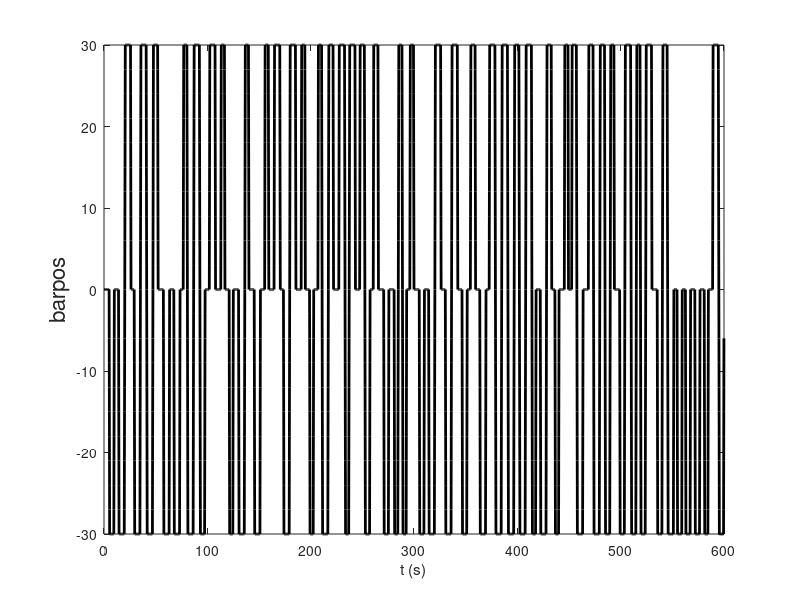

Recreate this plot in MATLAB.
%% script to present randomly leaping bar signal

%% set parameters
dur = 600; % duration (s)
dt = .05; % update interval (s)
barpos_range = 96; % range of signals that get sent to update bar position
max_angle = 30; % degrees
ang_vel = 60; % degrees per second
initial_pause = 5;
bar_pauses = [3, 4, 5]; % times that bar pauses
tp = .05;           % minimum time that must pass between arena commands
gain_x = -3;        % set gain in x direction
ypos = 1;

% create bar position signal
ntimesteps = round(dur/dt);
time_vec = (0:ntimesteps - 1)*dt;
barpos = zeros(ntimesteps, 1);

current_position = 'center';
current_angle = 0;
next_position = '';
next_angle = 0;
mvmt_dir = '';
ang_vel_dt = ang_vel * dt; % angular velocity in degrees per dt
tctr = round(initial_pause/dt);

while tctr < ntimesteps
    % get next position
    switch current_position
        case 'center'
            if rand() > 0.5
                next_position = 'right';
                next_angle = max_angle;
                mvmt_dir = 'right';
            else
                next_position = 'left';
                next_angle = -max_angle;
                mvmt_dir = 'left';
            end
        case 'left'
            if rand() > 0.5
                next_position = 'right';
                next_angle = max_angle;
            else
                next_position = 'center';
                next_angle = 0;
            end
            mvmt_dir = 'right';
        case 'right'
            if rand() > 0.5
                next_position = 'left';
                next_angle = -max_angle;
            else
                next_position = 'center';
                next_angle = 0;
            end
            mvmt_dir = 'left';
    end
    
    % calculate barpos movement signal
    switch mvmt_dir
        case 'right'
            mvmt_signal = (current_angle:ang_vel_dt:next_angle)';
        case 'left'
            mvmt_signal = (current_angle:(-ang_vel_dt):next_angle)';
    end
    
    % calculate stationary signal
    pause_dur = bar_pauses(ceil(length(bar_pauses)*rand()));
    stat_signal = next_angle*ones(round(pause_dur/dt),1);
    
    % add into total barpos signal
    next_signal_chunk = [mvmt_signal; stat_signal];
    len = length(next_signal_chunk);
    next_tctr = tctr + len;
    
    overshoot = next_tctr - 1 - ntimesteps;
    if overshoot > 0 
        new_len = len - overshoot;
        next_signal_chunk = next_signal_chunk(1:new_len);
        barpos(tctr:end) = next_signal_chunk;
    else
        barpos(tctr:next_tctr - 1) = next_signal_chunk;
    end
    
    current_position = next_position;
    current_angle = next_angle;
    tctr = next_tctr;
end

figure('color','w');
plot(time_vec, barpos, 'k', 'linewidth', 2);
xlabel('t (s)')
ylabel('barpos','fontsize',16)

% convert barpos angle to sendable signals from 1 to 96
barpos = round(barpos/360*barpos_range);

barpos = mod(barpos, barpos_range) + 1;

% %% open PControl
% PControl;
% pause(10);
% 
% %% initialize arena
% Panel_com('set_pattern_id', 1); pause(tp);                  % our card has only one pattern
% Panel_com('set_mode', [3 0]); pause(tp);                    % closed loop in x, open loop in y (0: open loop, 1: closed loop, 2: both, 3: external input sets position, 4: internal fn generator sets position, 5: internal fn generator debug mode)
% Panel_com('set_position', [1 ypos]); pause(tp);             % sets to [0 0] (Subtracts 1 because MATLAB indices start at 1 instead of 0)
% Panel_com('send_gain_bias', [gain_x 0 0 0]); pause(tp);     % e.g [10 -10 0 20] sets gain_x = 1X, bias_x = -0.5 V, gain_y = 0, bias_y = 1 V (check PControl to verify this).
% pause(5); % Wait for panel to initialize
% 
% Panel_com('stop'); % make sure panel is stopped so we can send signals
% 
% disp('Press record now.');
% pause(5);
% 
% %% start sequence
% next_barpos_index = 1;
% next_barpos_update = 0; % in seconds
% 
% disp('Starting visual sequence.');
% 
% tic
% while toc < dur
%     if toc >= next_barpos_update
%         Panel_com('set_position', [barpos(next_barpos_index) 1]);
%         % get next update times, etc.
%         next_barpos_index = next_barpos_index + 1;
%         if next_barpos_index <= ntimesteps
%             next_barpos_update = time_vec(next_barpos_index);
%         else
%             next_barpos_update = Inf;
%         end
%     end
% end
% 
% Panel_com('set_position', [1 1]);
% disp('Visual sequence over.');